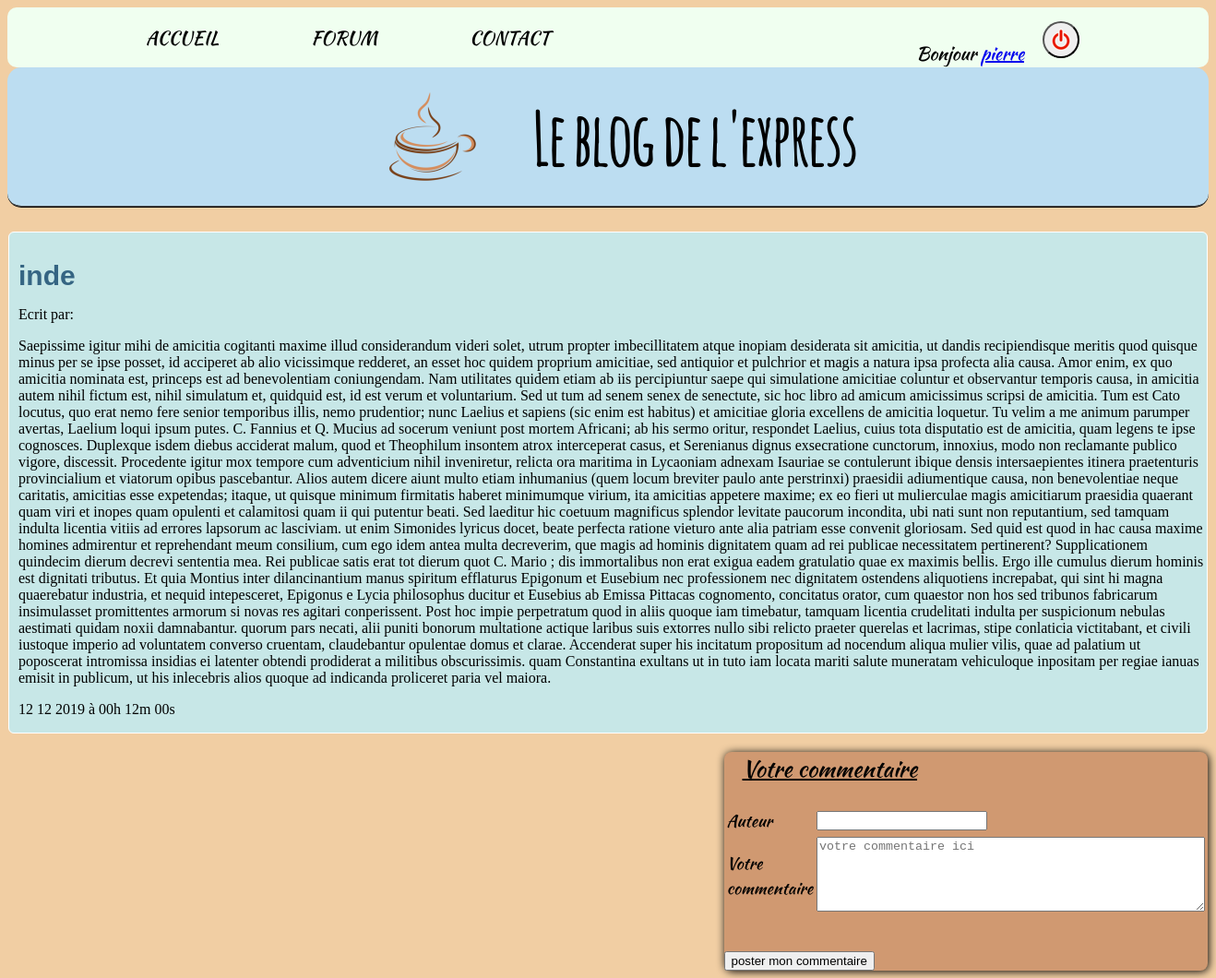
The app's page /commentaire.php?id=3 (signed in) with its own data.
### tables this page shows
CREATE TABLE IF NOT EXISTS `topics` (
  `id` int(11) NOT NULL AUTO_INCREMENT,
  `pseudo` varchar(255) DEFAULT NULL,
  `titre` varchar(255) DEFAULT NULL,
  `date_crea` date DEFAULT NULL,
  `contenu` text DEFAULT NULL,
  PRIMARY KEY (`id`)
);

### commentaire.php (the view, shortened to what this page needs)
<!DOCTYPE html>
    <html lang="fr">
    <head>
        <link rel="stylesheet" href="style_section.css">
    </head>
    <body>
        <?php
        try{
            $bdd = new PDO('mysql:host=localhost;dbname=blog_projet;charset=utf8','root','',array(PDO::ATTR_ERRMODE => PDO:: ERRMODE_EXCEPTION));
        }
        catch(Exception $e)
        {
            die('erreur : '.$e->getMessage());
        }
        if(isset($_SESSION['pseudo']) AND isset($_SESSION['id']))
        {
          include('header_auth.php');
        }
        else
        {
            include('header.php');
        }
        ?>
        <div class="conteneur">
        <?php
            if(isset($_GET['id']))
            {
                $req = $bdd->prepare('SELECT id,pseudo,titre,contenu,DATE_FORMAT(date_crea, "%d %m %Y à %Hh %mm %ss") as date_fr FROM topics WHERE id = ?');
                $req->execute(array($_GET['id']));
                $resultat2 = $req->fetch();
                ?>
                <div class="topic_post">
                    <h3 class="titre_topic_post"><?php echo $resultat2['titre'];?></h3>
                    <p class="titre_topic_paragraphe">Ecrit par: <?php echo $resultat2['pseudo'];?></p>
                    <div class="contenu_topic">
                        <p><?php echo $resultat2['contenu'];?></p>
                        <p><?php echo $resultat2['date_fr'];?></p>
                    </div>
                </div>
                <div class="espace_comm">
                    <div class="commentaires_conteneur">
                    </div>
                    <div class="form_comm">
                        <h2>Votre commentaire</h2>
                        <form action="commentaire_post.php" method="POST">
                            <table>
                                <tr>
                                    <td><label for="auteur">Auteur</label></td>
                                    <td><input type="text" name="auteur" id="auteur"></td>
                                </tr>
                                <tr>
                                    <td><label for="commentaire">Votre commentaire</label></td>
                                    <td><textarea name="commentaire" id="commentaire" placeholder="votre commentaire ici" rows="5" cols="50"></textarea></td>
                                </tr>
                            </table>
                            <br>
                            <br>
                            <input type="submit" name="envoi" value="poster mon commentaire">
                        </form>
                    </div>
                <?php
                }
                ?>
        </div>
    </body>
</html>

### style_section.css (style rules this page uses)
body { background-color: rgb(241, 206, 163); }
.conteneur { width: 1300px; margin: auto; }
.titre_topic_paragraphe { margin-left: 10px; }
.contenu_topic { margin-left: 10px; }
.topic_post { border: 1px white solid; border-radius: 6px; background-color: rgb(199, 231, 231); margin-top:2%; margin-bottom: 5px }
.espace_comm { display: flex; justify-content: space-between; margin-top: 20px; }
.titre_topic_post { font-size: 30px; font-family: Arial, Helvetica, sans-serif; margin-left: 10px; color: rgb(53, 101, 131); margin-bottom: 1px; }
.form_comm { border-radius: 8px ; background-color: hsl(25, 50%, 63%); box-shadow: black 1px 1px 10px; margin-left: 20px; height: fit-content; flex: 1; }
.form_comm h2 { font-size: 25px; font-family: 'kaushan_scriptregular'; font-weight: lighter; margin-top:0px; text-decoration: underline; padding-left: 20px; }
.form_comm label { font-family: 'kaushan_scriptregular'; font-size: 18px; }
.commentaires_conteneur { display: flex; flex-direction: column; flex: 2; }

### records on screen
topics: titre "inde", contenu "Saepissime igitur mihi de amicitia cogitanti maxime illud considerandum videri solet, utrum propter imbecillitatem atque inopiam desiderata sit amicitia, ut dandis recipiendisque meritis quod quisque minus per se ipse posset, id acciperet ab alio vicissimque redderet, an esset hoc quidem proprium amicitiae, sed antiquior et pulchrior et magis a natura ipsa profecta alia causa. Amor enim, ex quo amicitia nominata est, princeps est ad benevolentiam coniungendam. Nam utilitates quidem etiam ab iis percipiuntur saepe qui simulatione amicitiae coluntur et observantur temporis causa, in amicitia autem nihil fictum est, nihil simulatum et, quidquid est, id est verum et voluntarium. Sed ut tum ad…"

### other values on screen
$_SESSION['pseudo'] "pierre"
$resultat2['date_fr'] "12 12 2019 à 00h 12m 00s"
